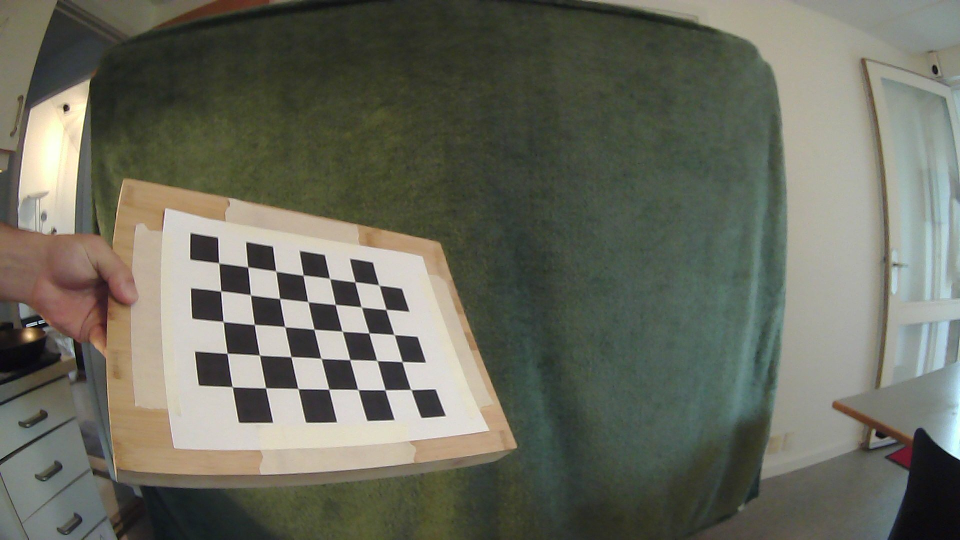
#> input picture Software/vision/calibration_images/Photo from 2024-11-24 13-38-13.364099.jpeg, 1920 x 1080 px (shown at 1/2 size)
$ python calibration.py   (older library calls are emulated)
#> lines starting #> are read from the running program, lines starting #| are printed output that depends on the picture
import cv2
import numpy as np

# Load a distorted image
image_path = "calibration_images/Photo from 2024-11-24 13-38-13.364099.jpeg"  # Replace with your image path
distorted_img = cv2.imread(image_path)
#> distorted_img is the input picture: shape (1080, 1920, 3); mean B, G, R 93.7, 106.3, 104.9

# Default values for camera matrix and distortion coefficients
# Replace these with your calibration data if available
camera_matrix = np.array([[640, 0, 320],
                          [0, 480, 240],
                          [0, 0, 1]], dtype=np.float32)
dist_coeffs = np.array([0, 0, 0, 0], dtype=np.float32)  # Default distortion coefficients

# Function to update the undistorted image based on sliders
def update_image(*args):
    fx = cv2.getTrackbarPos('Focal Length X', 'Adjust Parameters') / 10.0
    fy = cv2.getTrackbarPos('Focal Length Y', 'Adjust Parameters') / 10.0
    cx = cv2.getTrackbarPos('Center X', 'Adjust Parameters')
    cy = cv2.getTrackbarPos('Center Y', 'Adjust Parameters')
    k1 = cv2.getTrackbarPos('k1', 'Adjust Parameters') / 100.0 - 1.0
    k2 = cv2.getTrackbarPos('k2', 'Adjust Parameters') / 100.0 - 1.0
    k3 = cv2.getTrackbarPos('k3', 'Adjust Parameters') / 100.0 - 1.0
    k4 = cv2.getTrackbarPos('k4', 'Adjust Parameters') / 100.0 - 1.0

    # Update camera matrix and distortion coefficients
    updated_camera_matrix = np.array([[fx, 0, cx],
                                       [0, fy, cy],
                                       [0, 0, 1]], dtype=np.float32)
    updated_dist_coeffs = np.array([k1, k2, k3, k4], dtype=np.float32)

    # Undistort the image
    h, w = distorted_img.shape[:2]
    map1, map2 = cv2.fisheye.initUndistortRectifyMap(updated_camera_matrix, updated_dist_coeffs,
                                                     np.eye(3), updated_camera_matrix, (w, h), cv2.CV_16SC2)
    undistorted_img = cv2.remap(distorted_img, map1, map2, interpolation=cv2.INTER_LINEAR, borderMode=cv2.BORDER_CONSTANT)

    # Combine the distorted and undistorted images for comparison
    combined = np.hstack((distorted_img, undistorted_img))
    cv2.imshow('Comparison', combined)

# Create a window for sliders
cv2.namedWindow('Adjust Parameters')
h, w = distorted_img.shape[:2]
#> h = 1080; w = 1920

# Add sliders for the camera matrix and distortion coefficients
cv2.createTrackbar('Focal Length X', 'Adjust Parameters', 800, 2000, update_image)
cv2.createTrackbar('Focal Length Y', 'Adjust Parameters', 800, 2000, update_image)
cv2.createTrackbar('Center X', 'Adjust Parameters', w // 2, w, update_image)
cv2.createTrackbar('Center Y', 'Adjust Parameters', h // 2, h, update_image)
cv2.createTrackbar('k1', 'Adjust Parameters', 50, 200, update_image)
cv2.createTrackbar('k2', 'Adjust Parameters', 50, 200, update_image)
cv2.createTrackbar('k3', 'Adjust Parameters', 50, 200, update_image)
cv2.createTrackbar('k4', 'Adjust Parameters', 50, 200, update_image)

# Show the initial image
update_image()
#> in update_image, `undistorted_img = cv2.remap(distorted_img, map1, map2, interpolation=c..`:
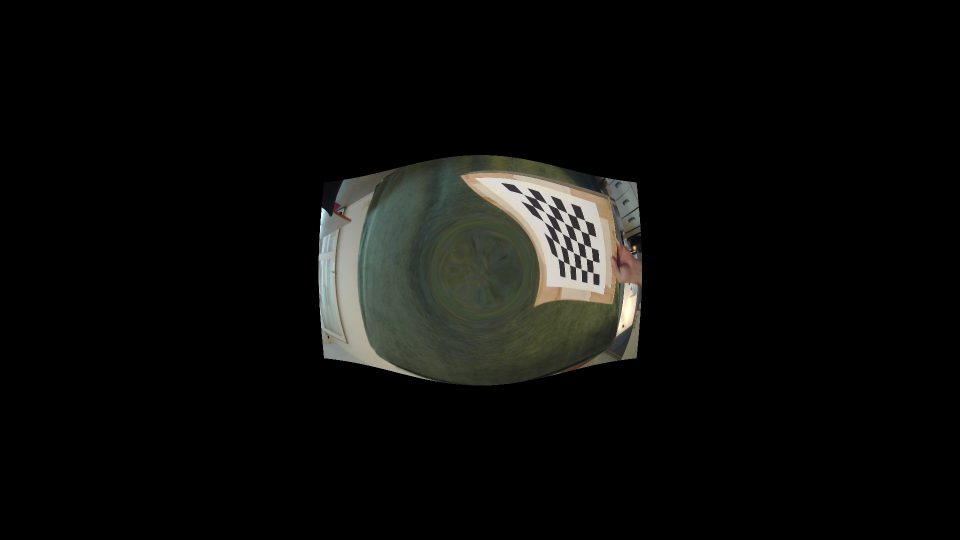
#> undistorted_img: shape (1080, 1920, 3) (shown at 1/2 size); mean B, G, R 10.8, 12.4, 12.1
#> in update_image, `combined = np.hstack((distorted_img, undistorted_img))`:
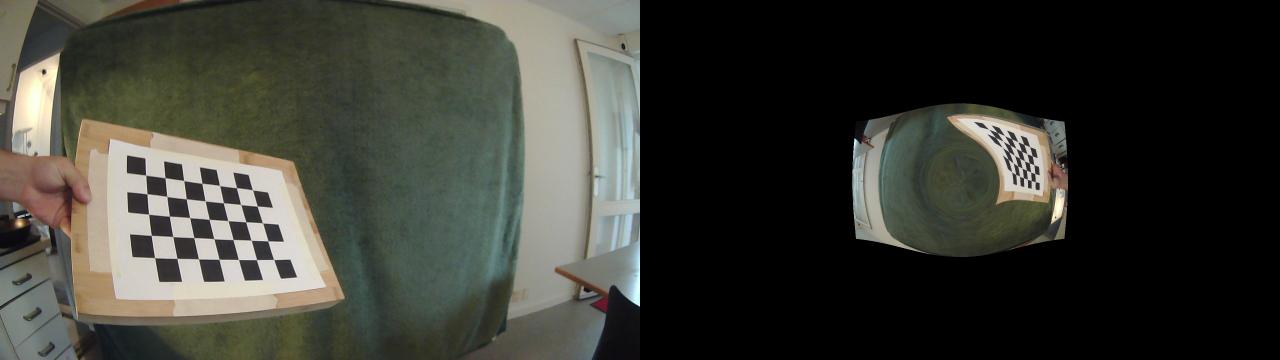
#> combined: shape (1080, 3840, 3) (shown at 1/3 size); mean B, G, R 52.2, 59.4, 58.5

# Wait until the user presses a key
cv2.waitKey(0)
cv2.destroyAllWindows()

$ run again, with Software/vision/calibration_images/Photo from 2024-11-24 13-38-18.466915.jpeg copied over Software/vision/calibration_images/Photo from 2024-11-24 13-38-13.364099.jpeg
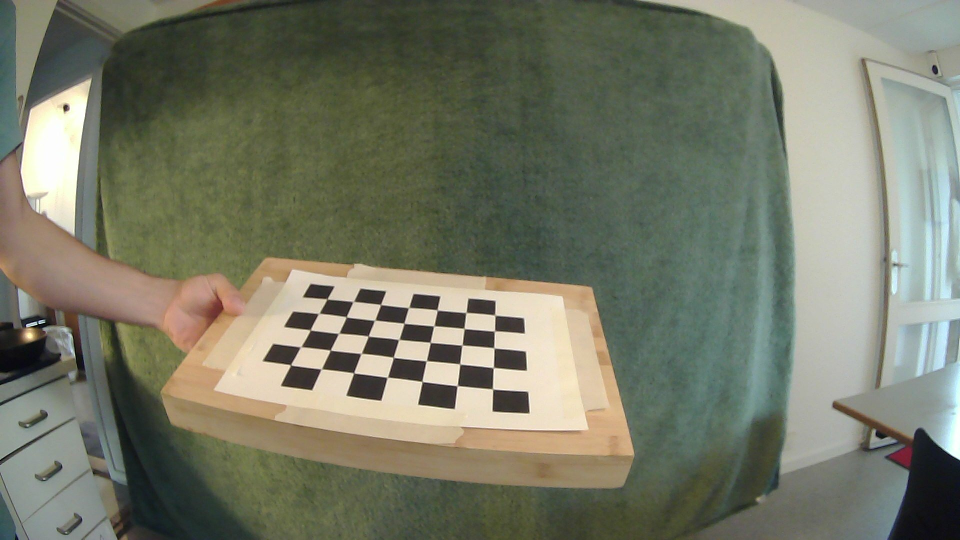
#> input picture Software/vision/calibration_images/Photo from 2024-11-24 13-38-18.466915.jpeg, 1920 x 1080 px (shown at 1/2 size)
#> distorted_img is the input picture: shape (1080, 1920, 3); mean B, G, R 103.4, 121.1, 118
#> in update_image, `undistorted_img = cv2.remap(distorted_img, map1, map2, interpolation=c..`:
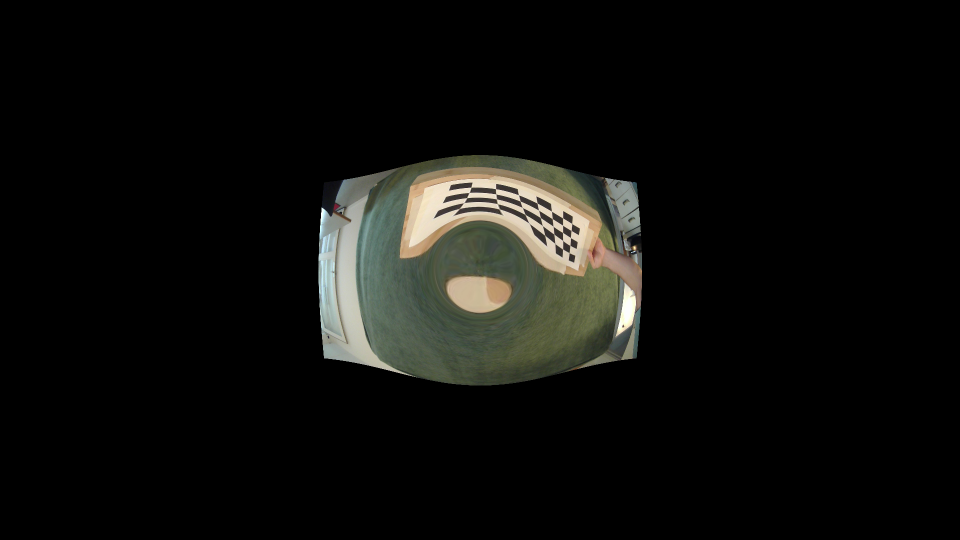
#> undistorted_img: shape (1080, 1920, 3) (shown at 1/2 size); mean B, G, R 12.6, 15, 14.8
#> in update_image, `combined = np.hstack((distorted_img, undistorted_img))`:
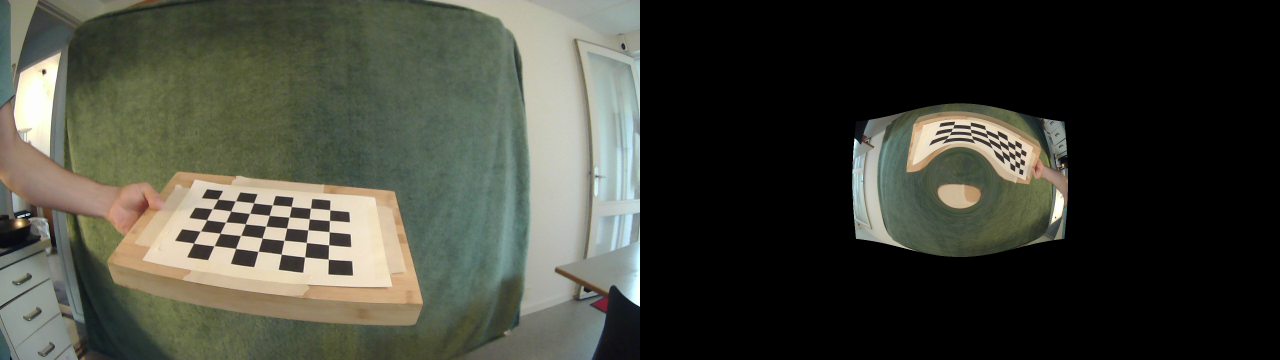
#> combined: shape (1080, 3840, 3) (shown at 1/3 size); mean B, G, R 58, 68, 66.4

$ run again, with Software/vision/calibration_images/Photo from 2024-11-24 13-38-23.587754.jpeg copied over Software/vision/calibration_images/Photo from 2024-11-24 13-38-13.364099.jpeg
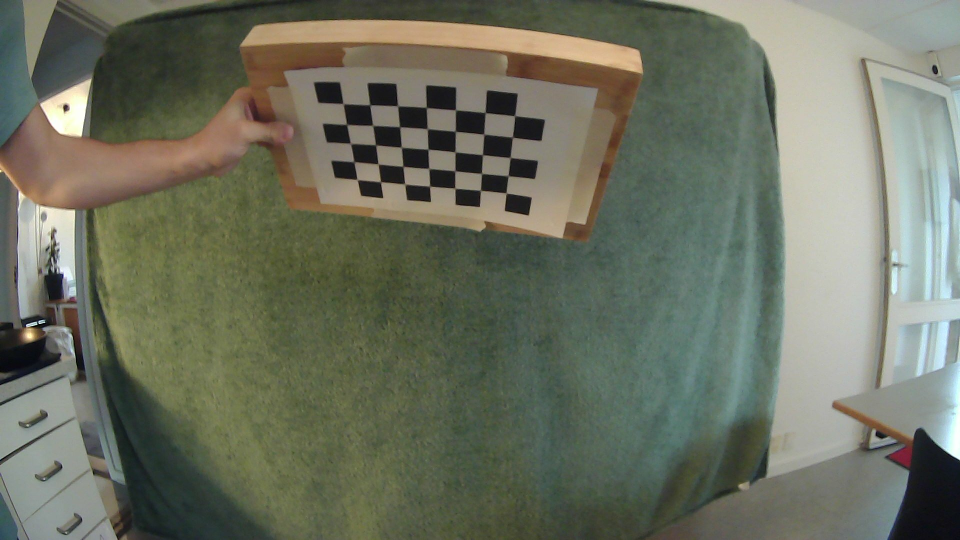
#> input picture Software/vision/calibration_images/Photo from 2024-11-24 13-38-23.587754.jpeg, 1920 x 1080 px (shown at 1/2 size)
#> distorted_img is the input picture: shape (1080, 1920, 3); mean B, G, R 96.9, 113.1, 108.7
#> in update_image, `undistorted_img = cv2.remap(distorted_img, map1, map2, interpolation=c..`:
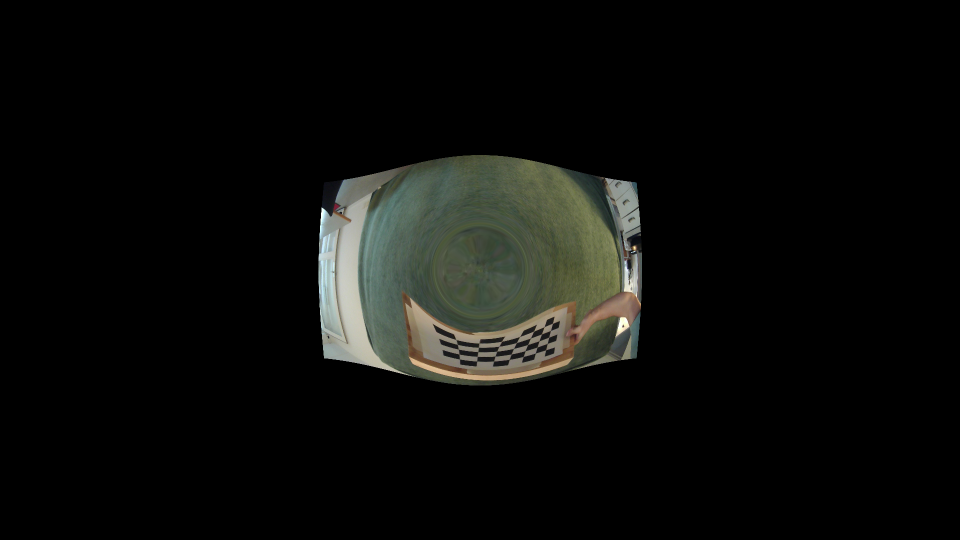
#> undistorted_img: shape (1080, 1920, 3) (shown at 1/2 size); mean B, G, R 11, 13.2, 12.5
#> in update_image, `combined = np.hstack((distorted_img, undistorted_img))`:
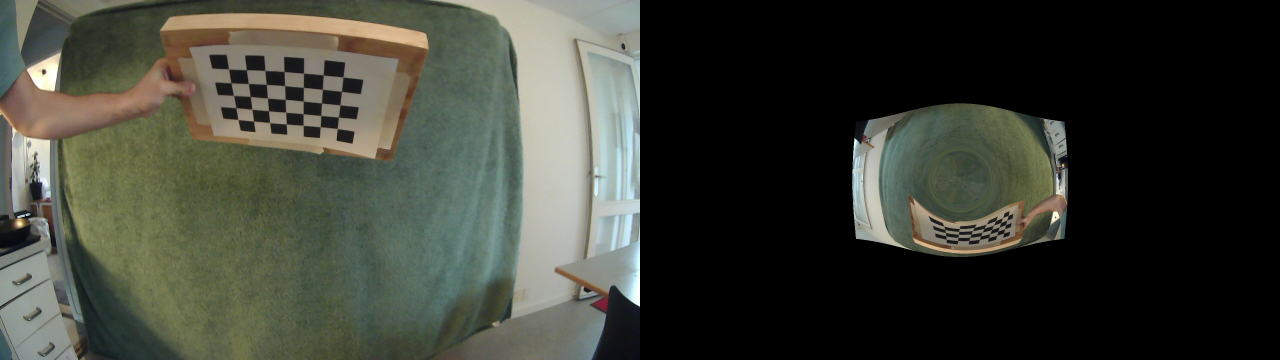
#> combined: shape (1080, 3840, 3) (shown at 1/3 size); mean B, G, R 54, 63.2, 60.6
